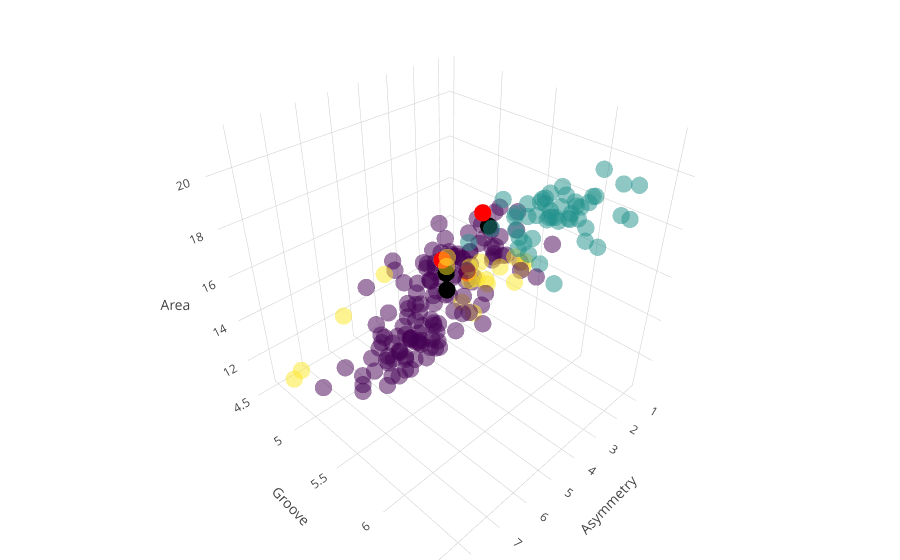

Notebook code cell kept with this figure:
### Markdown cell above
In the visualization below, you can see how the updated medoids (**black**) are moved relative to the initial medoids (<font color=red>**red**</font>).

If you don't see a red point, it's because the medoid didn't move! Just because they're chosen randomly doesn't mean they aren't at the minimum point!

### Code cell
plot_medoids = init_medoids(points, k)
plot_y = assign_cluster_labels(compute_d_p(points, plot_medoids, p=2))
plot_medoids_updated = update_medoids(points, plot_medoids, 2)

trace1 = go.Scatter3d(x=points[:,0],y=points[:,1],z=points[:,2],mode='markers',marker=dict(size=6,color=plot_y,colorscale='Viridis',opacity=0.5))
trace2 = go.Scatter3d(x=plot_medoids[:,0],y=plot_medoids[:,1],z=plot_medoids[:,2],mode='markers',marker=dict(size=6,color='red',opacity=1))
trace3 = go.Scatter3d(x=plot_medoids_updated[:,0],y=plot_medoids_updated[:,1],z=plot_medoids_updated[:,2],mode='markers',marker=dict(size=6,color='black',opacity=1))
layout = go.Layout(scene = dict(xaxis = dict(title='Asymmetry'),yaxis = dict(title='Groove'),zaxis = dict(title='Area')),margin=dict(l=0,r=0,b=0,t=0),showlegend=False)
data = [trace1, trace2, trace3]; fig = go.Figure(data=data, layout=layout);iplot(fig)

### Figure 1 — Plotly figure (JSON) as saved in the notebook; plotly's stock layout.template omitted (floating-point values rounded to 4 significant figures; data arrays with more than 128 entries replaced by an {"elided": "..."} marker saying what was removed)
{"data": [{"marker": {"color": {"elided": "210 int values"}, "colorscale": "Viridis", "opacity": 0.5, "size": 6}, "mode": "markers", "type": "scatter3d", "x": {"elided": "210 float values"}, "y": {"elided": "210 float values"}, "z": {"elided": "210 float values"}}, {"marker": {"color": "red", "opacity": 1, "size": 6}, "mode": "markers", "type": "scatter3d", "x": [2.688, 4.334, 5.366], "y": [5.219, 5.75, 5.661], "z": [14.11, 18.96, 17.55]}, {"marker": {"color": "black", "opacity": 1, "size": 6}, "mode": "markers", "type": "scatter3d", "x": [3.586, 2.956, 4.711], "y": [5.219, 5.484, 5.528], "z": [14.69, 17.08, 15.5]}], "layout": {"margin": {"b": 0, "l": 0, "r": 0, "t": 0}, "scene": {"xaxis": {"title": "Asymmetry"}, "yaxis": {"title": "Groove"}, "zaxis": {"title": "Area"}}, "showlegend": false}}
